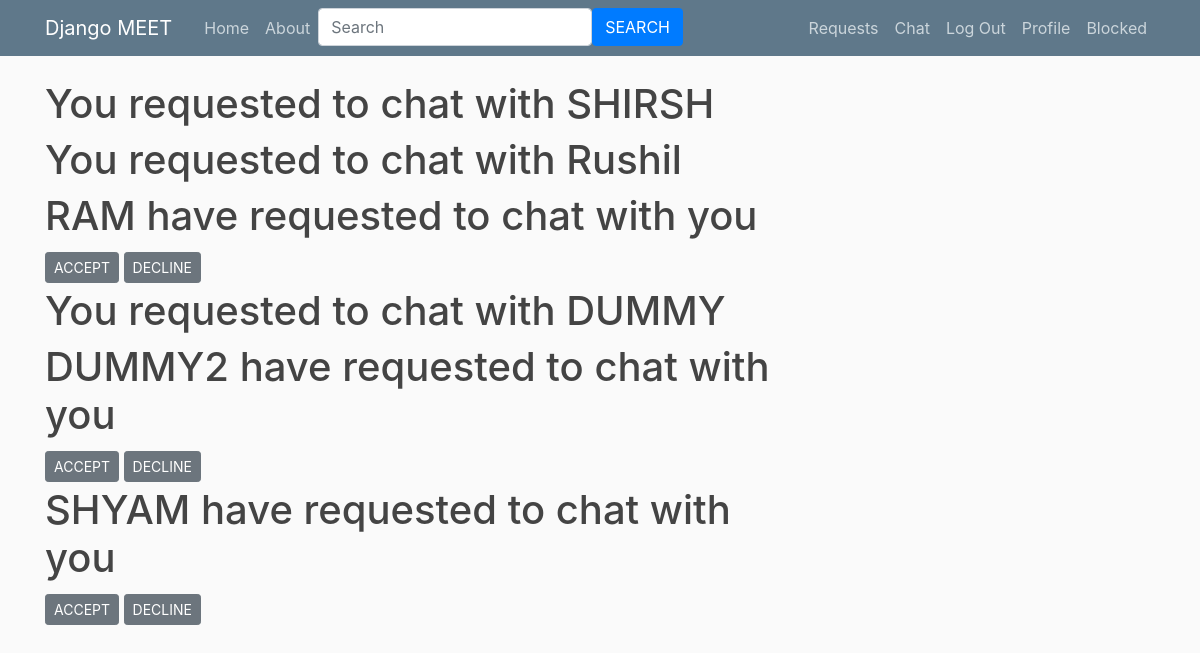
/req_to_chat (signed in), run on an earlier commit of the app's database.
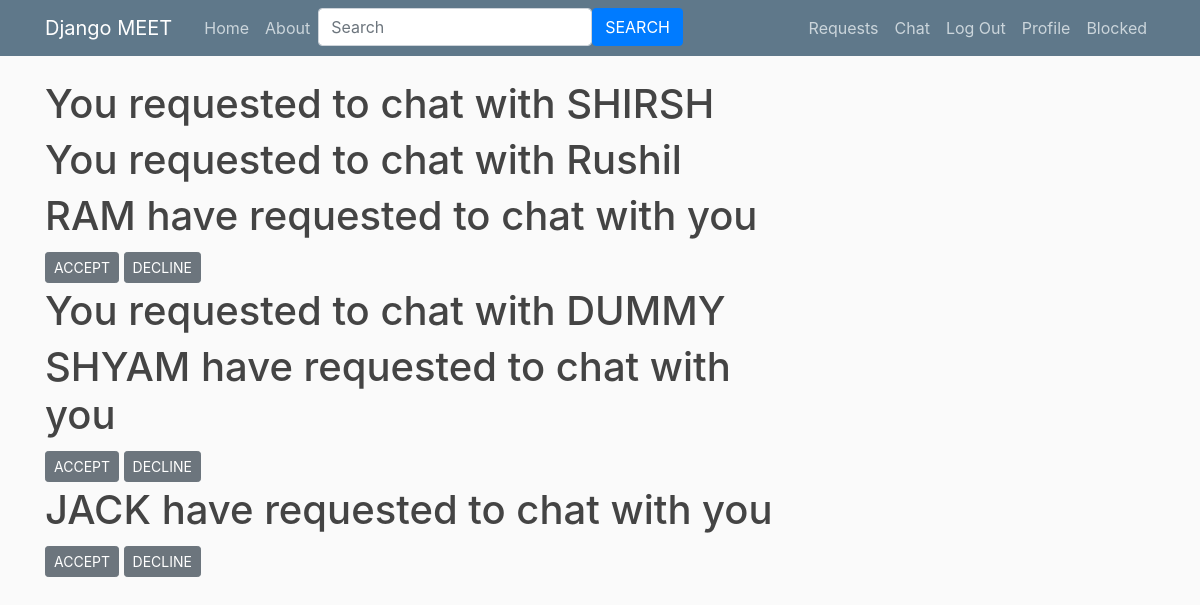
And on a later commit of the database.
### meet/models.py (models this page shows, shortened)
class Request_To_Chat(models.Model):
    requestor = models.ForeignKey(Profile,on_delete=models.CASCADE, default= 2,related_name='%(class)s_requestor')#name2
    acceptor = models.ForeignKey(Profile,on_delete=models.CASCADE, default= 1,related_name='%(class)s_acceptor')#name1
    is_accepted = models.BooleanField(null=True)

class Profile(models.Model):
    name = models.CharField(max_length=100)
    likes = models.TextField()
    date_posted = models.DateTimeField(auto_now_add=True)
    username = models.ForeignKey(User, on_delete=models.CASCADE)
    def __str__(self):
        return self.name

### meet/views.py (the view, shortened to what this page needs)
# urls.py: path('req_to_chat',views.req_to_chat,name ='meet-chat'),
def req_to_chat(request):
    user2 = request.user.username
    user1 = User.objects.get(username=request.user.username)
    rooms = Room.objects.filter(name__icontains = user2).values_list()
    user_rooms = []
    for a in rooms:
        if user2 in a[1]:
            user_rooms.append(a[1])
    chat = {
        'name': Request_To_Chat.objects.all()
    }
    abcd = Request_To_Chat.objects.all()
    return render(request,'meet/req_to_chat.html',chat)

### meet/templates/meet/req_to_chat.html
{% extends 'meet/base.html' %}
{% block content %}
    {% for names in name %}
        {% if names.requestor.name == user.username  %}
            <h1>You requested to chat with {{ names.acceptor.name }}</h1>
        {% endif %}
        <div>
            {% if names.acceptor.name == user.username  %}
                    <h1>{{ names.requestor.name }} have requested to chat with you</h1>
                    <a class = "btn btn-secondary btn-sm mt-1 mb-1" href="{% url 'accepted' names.id %}">ACCEPT</a>
                    <a class = "btn btn-secondary btn-sm mt-1 mb-1" href="#">DECLINE</a>
            {% endif %}
        </div>
    {% endfor %}
{% endblock content %}

What changed in the data, as far as the page shows it:
removed Request_To_Chat: requestor.name "DUMMY2"
added Request_To_Chat: requestor.name "JACK"
